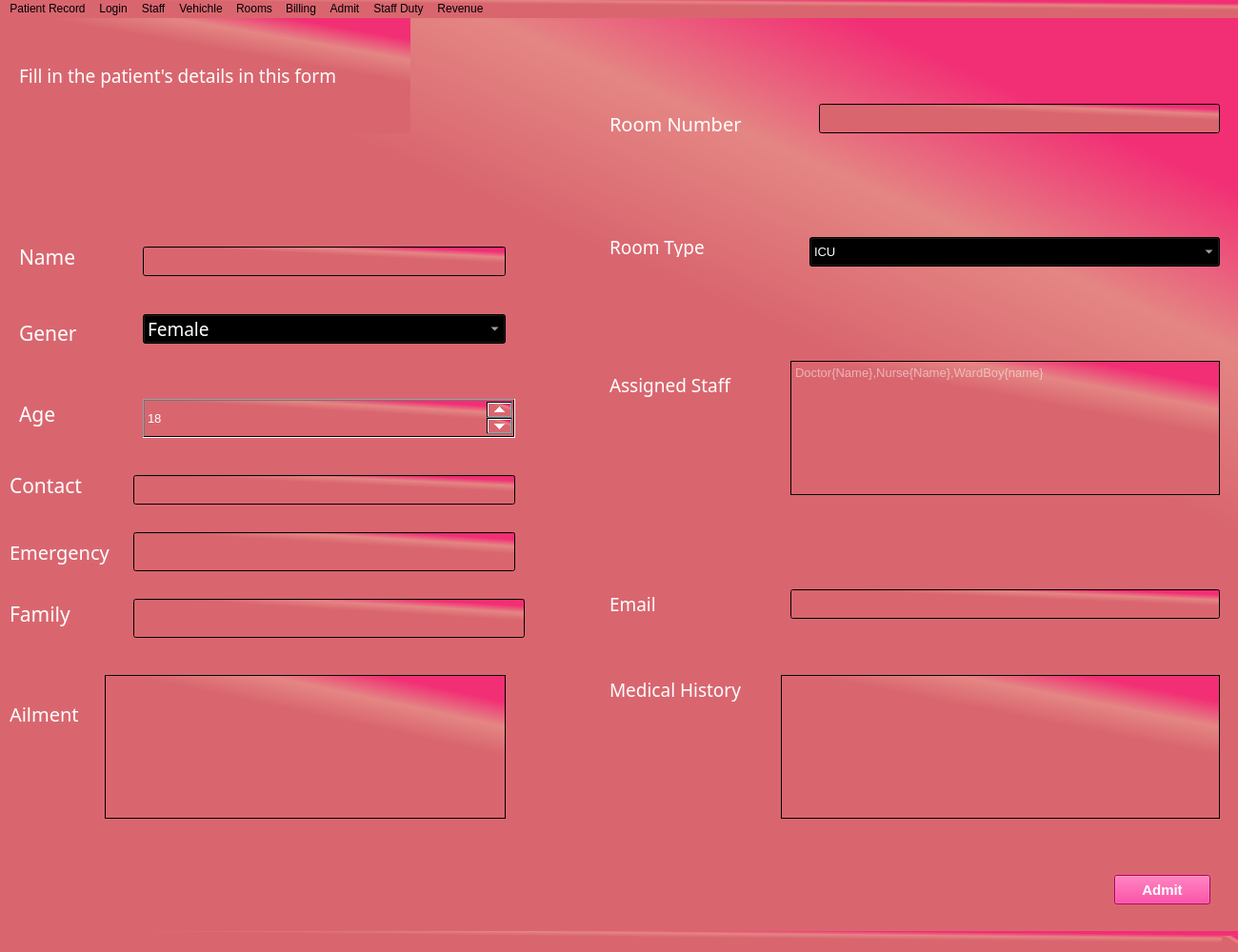
<?xml version="1.0" encoding="UTF-8"?>
<ui version="4.0">
 <class>MainWindow</class>
 <widget class="QMainWindow" name="MainWindow">
  <property name="geometry">
   <rect>
    <x>0</x>
    <y>0</y>
    <width>1300</width>
    <height>1000</height>
   </rect>
  </property>
  <property name="windowTitle">
   <string>MainWindow</string>
  </property>
  <property name="styleSheet">
   <string notr="true">background-color: qlineargradient(spread:pad, x1:0.632, y1:0.613, x2:1, y2:0, stop:0.328358 rgba(217, 102, 111, 255), stop:0.562189 rgba(228, 134, 131, 255), stop:0.776119 rgba(242, 46, 117, 255));</string>
  </property>
  <widget class="QWidget" name="MainWidget">
   <widget class="QLabel" name="NameLabel">
    <property name="geometry">
     <rect>
      <x>20</x>
      <y>240</y>
      <width>71</width>
      <height>21</height>
     </rect>
    </property>
    <property name="font">
     <font>
      <family>Mongolian Baiti</family>
      <pointsize>16</pointsize>
      <weight>50</weight>
      <italic>false</italic>
      <bold>false</bold>
     </font>
    </property>
    <property name="styleSheet">
     <string notr="true">background-color: rgba(255, 255, 255, 0);color: rgb(255, 255, 255);
font: 16pt &quot;Mongolian Baiti&quot;;</string>
    </property>
    <property name="text">
     <string>Name</string>
    </property>
   </widget>
   <widget class="QLineEdit" name="NameEdit">
    <property name="geometry">
     <rect>
      <x>150</x>
      <y>240</y>
      <width>381</width>
      <height>31</height>
     </rect>
    </property>
    <property name="font">
     <font>
      <pointsize>10</pointsize>
     </font>
    </property>
    <property name="styleSheet">
     <string notr="true">color: rgb(255, 255, 255);</string>
    </property>
   </widget>
   <widget class="QLabel" name="GenderLabel">
    <property name="geometry">
     <rect>
      <x>20</x>
      <y>320</y>
      <width>71</width>
      <height>21</height>
     </rect>
    </property>
    <property name="font">
     <font>
      <family>Mongolian Baiti</family>
      <pointsize>16</pointsize>
      <weight>50</weight>
      <italic>false</italic>
      <bold>false</bold>
     </font>
    </property>
    <property name="styleSheet">
     <string notr="true">color: rgb(255, 255, 255);
font: 16pt &quot;Mongolian Baiti&quot;;background-color: rgba(255, 255, 255, 0);</string>
    </property>
    <property name="text">
     <string>Gener</string>
    </property>
   </widget>
   <widget class="QComboBox" name="GenderCombo">
    <property name="geometry">
     <rect>
      <x>150</x>
      <y>311</y>
      <width>381</width>
      <height>31</height>
     </rect>
    </property>
    <property name="font">
     <font>
      <family>Mongolian Baiti</family>
      <pointsize>14</pointsize>
      <weight>50</weight>
      <italic>false</italic>
      <bold>false</bold>
     </font>
    </property>
    <property name="styleSheet">
     <string notr="true">font: 14pt &quot;Mongolian Baiti&quot;;selection-background-color: rgb(255, 0, 127);
color: rgb(255, 255, 255);</string>
    </property>
    <item>
     <property name="text">
      <string>Female</string>
     </property>
    </item>
    <item>
     <property name="text">
      <string>Male</string>
     </property>
    </item>
    <item>
     <property name="text">
      <string>Others</string>
     </property>
    </item>
   </widget>
   <widget class="QLabel" name="AgeLabel">
    <property name="geometry">
     <rect>
      <x>20</x>
      <y>400</y>
      <width>55</width>
      <height>31</height>
     </rect>
    </property>
    <property name="font">
     <font>
      <family>Mongolian Baiti</family>
      <pointsize>16</pointsize>
      <weight>50</weight>
      <italic>false</italic>
      <bold>false</bold>
     </font>
    </property>
    <property name="styleSheet">
     <string notr="true">background-color: rgba(255, 255, 255, 0);color: rgb(255, 255, 255);
font: 16pt &quot;Mongolian Baiti&quot;;</string>
    </property>
    <property name="text">
     <string>Age</string>
    </property>
   </widget>
   <widget class="QSpinBox" name="AgeSpin">
    <property name="geometry">
     <rect>
      <x>150</x>
      <y>400</y>
      <width>391</width>
      <height>41</height>
     </rect>
    </property>
    <property name="font">
     <font>
      <pointsize>10</pointsize>
     </font>
    </property>
    <property name="styleSheet">
     <string notr="true">color: rgb(255, 255, 255);
border-color: rgb(255, 255, 255);</string>
    </property>
    <property name="value">
     <number>18</number>
    </property>
   </widget>
   <widget class="QLabel" name="ContactLabel">
    <property name="geometry">
     <rect>
      <x>10</x>
      <y>480</y>
      <width>101</width>
      <height>21</height>
     </rect>
    </property>
    <property name="font">
     <font>
      <family>Mongolian Baiti</family>
      <pointsize>16</pointsize>
      <weight>50</weight>
      <italic>false</italic>
      <bold>false</bold>
     </font>
    </property>
    <property name="styleSheet">
     <string notr="true">background-color: rgba(255, 255, 255, 0);color: rgb(255, 255, 255);
font: 16pt &quot;Mongolian Baiti&quot;;</string>
    </property>
    <property name="text">
     <string>Contact</string>
    </property>
   </widget>
   <widget class="QLineEdit" name="ContacrEdit">
    <property name="geometry">
     <rect>
      <x>140</x>
      <y>480</y>
      <width>401</width>
      <height>31</height>
     </rect>
    </property>
    <property name="font">
     <font>
      <pointsize>10</pointsize>
     </font>
    </property>
    <property name="styleSheet">
     <string notr="true">color: rgb(255, 255, 255);
selection-color: rgb(255, 0, 127);</string>
    </property>
   </widget>
   <widget class="QLabel" name="EmergencyLabel">
    <property name="geometry">
     <rect>
      <x>10</x>
      <y>540</y>
      <width>121</width>
      <height>41</height>
     </rect>
    </property>
    <property name="font">
     <font>
      <family>Mongolian Baiti</family>
      <pointsize>15</pointsize>
      <weight>50</weight>
      <italic>false</italic>
      <bold>false</bold>
     </font>
    </property>
    <property name="styleSheet">
     <string notr="true">background-color: rgba(255, 255, 255, 0);color: rgb(255, 255, 255);
font: 15pt &quot;Mongolian Baiti&quot;;</string>
    </property>
    <property name="text">
     <string>Emergency</string>
    </property>
   </widget>
   <widget class="QLineEdit" name="EmergencyEdit">
    <property name="geometry">
     <rect>
      <x>140</x>
      <y>540</y>
      <width>401</width>
      <height>41</height>
     </rect>
    </property>
    <property name="font">
     <font>
      <pointsize>10</pointsize>
     </font>
    </property>
    <property name="styleSheet">
     <string notr="true">color: rgb(255, 255, 255);
selection-color: rgb(255, 0, 127);</string>
    </property>
   </widget>
   <widget class="QLabel" name="FamilyLabel">
    <property name="geometry">
     <rect>
      <x>10</x>
      <y>610</y>
      <width>91</width>
      <height>31</height>
     </rect>
    </property>
    <property name="font">
     <font>
      <family>Mongolian Baiti</family>
      <pointsize>16</pointsize>
      <weight>50</weight>
      <italic>false</italic>
      <bold>false</bold>
     </font>
    </property>
    <property name="styleSheet">
     <string notr="true">background-color: rgba(255, 255, 255, 0);color: rgb(255, 255, 255);font: 16pt &quot;Mongolian Baiti&quot;;</string>
    </property>
    <property name="text">
     <string>Family</string>
    </property>
   </widget>
   <widget class="QLineEdit" name="FamilyEdit">
    <property name="geometry">
     <rect>
      <x>140</x>
      <y>610</y>
      <width>411</width>
      <height>41</height>
     </rect>
    </property>
    <property name="font">
     <font>
      <pointsize>10</pointsize>
     </font>
    </property>
    <property name="styleSheet">
     <string notr="true">color: rgb(255, 255, 255);
selection-color: rgb(255, 0, 127);</string>
    </property>
   </widget>
   <widget class="QLabel" name="AlimentLabel">
    <property name="geometry">
     <rect>
      <x>10</x>
      <y>720</y>
      <width>91</width>
      <height>21</height>
     </rect>
    </property>
    <property name="font">
     <font>
      <family>Mongolian Baiti</family>
      <pointsize>15</pointsize>
      <weight>50</weight>
      <italic>false</italic>
      <bold>false</bold>
     </font>
    </property>
    <property name="styleSheet">
     <string notr="true">background-color: rgba(255, 255, 255, 0);font: 15pt &quot;Mongolian Baiti&quot;;color: rgb(255, 255, 255);</string>
    </property>
    <property name="text">
     <string>Ailment</string>
    </property>
   </widget>
   <widget class="QTextEdit" name="AilmentEdit">
    <property name="geometry">
     <rect>
      <x>110</x>
      <y>690</y>
      <width>421</width>
      <height>151</height>
     </rect>
    </property>
    <property name="font">
     <font>
      <pointsize>10</pointsize>
     </font>
    </property>
    <property name="styleSheet">
     <string notr="true">color: rgb(255, 255, 255);
selection-color: rgb(255, 0, 127);</string>
    </property>
   </widget>
   <widget class="QLabel" name="RoomNumberLabel">
    <property name="geometry">
     <rect>
      <x>640</x>
      <y>90</y>
      <width>151</width>
      <height>41</height>
     </rect>
    </property>
    <property name="font">
     <font>
      <family>Mongolian Baiti</family>
      <pointsize>15</pointsize>
      <weight>50</weight>
      <italic>false</italic>
      <bold>false</bold>
     </font>
    </property>
    <property name="styleSheet">
     <string notr="true">background-color: rgba(255, 255, 255, 0);font: 15pt &quot;Mongolian Baiti&quot;;color: rgb(255, 255, 255);</string>
    </property>
    <property name="text">
     <string>Room Number</string>
    </property>
   </widget>
   <widget class="QLineEdit" name="RoomNumberEdit">
    <property name="geometry">
     <rect>
      <x>860</x>
      <y>90</y>
      <width>421</width>
      <height>31</height>
     </rect>
    </property>
    <property name="font">
     <font>
      <pointsize>10</pointsize>
     </font>
    </property>
    <property name="styleSheet">
     <string notr="true">color: rgb(255, 255, 255);
border-color: rgb(255, 255, 255);
selection-color: rgb(255, 0, 127);</string>
    </property>
   </widget>
   <widget class="QLabel" name="RoomTypeLabel">
    <property name="geometry">
     <rect>
      <x>640</x>
      <y>230</y>
      <width>121</width>
      <height>21</height>
     </rect>
    </property>
    <property name="font">
     <font>
      <family>Mongolian Baiti</family>
      <pointsize>14</pointsize>
      <weight>50</weight>
      <italic>false</italic>
      <bold>false</bold>
     </font>
    </property>
    <property name="styleSheet">
     <string notr="true">background-color: rgba(255, 255, 255, 0);font: 14pt &quot;Mongolian Baiti&quot;;color: rgb(255, 255, 255);</string>
    </property>
    <property name="text">
     <string>Room Type</string>
    </property>
   </widget>
   <widget class="QComboBox" name="RoomCombo">
    <property name="geometry">
     <rect>
      <x>850</x>
      <y>230</y>
      <width>431</width>
      <height>31</height>
     </rect>
    </property>
    <property name="font">
     <font>
      <pointsize>10</pointsize>
      <weight>50</weight>
      <bold>false</bold>
     </font>
    </property>
    <property name="styleSheet">
     <string notr="true">selection-background-color: rgb(255, 0, 127);
color: rgb(255, 255, 255);</string>
    </property>
    <item>
     <property name="text">
      <string>ICU</string>
     </property>
    </item>
    <item>
     <property name="text">
      <string>VIP Ward</string>
     </property>
    </item>
    <item>
     <property name="text">
      <string>Private Ward</string>
     </property>
    </item>
    <item>
     <property name="text">
      <string>General Ward</string>
     </property>
    </item>
    <item>
     <property name="text">
      <string>Operation Theatre</string>
     </property>
    </item>
   </widget>
   <widget class="QLabel" name="StaffLabel">
    <property name="geometry">
     <rect>
      <x>640</x>
      <y>370</y>
      <width>161</width>
      <height>31</height>
     </rect>
    </property>
    <property name="font">
     <font>
      <family>Mongolian Baiti</family>
      <pointsize>14</pointsize>
      <weight>50</weight>
      <italic>false</italic>
      <bold>false</bold>
     </font>
    </property>
    <property name="styleSheet">
     <string notr="true">background-color: rgba(255, 255, 255, 0);font: 14pt &quot;Mongolian Baiti&quot;;color: rgb(255, 255, 255);</string>
    </property>
    <property name="text">
     <string>Assigned Staff</string>
    </property>
   </widget>
   <widget class="QTextEdit" name="StaffEdit">
    <property name="geometry">
     <rect>
      <x>830</x>
      <y>360</y>
      <width>451</width>
      <height>141</height>
     </rect>
    </property>
    <property name="font">
     <font>
      <pointsize>10</pointsize>
     </font>
    </property>
    <property name="styleSheet">
     <string notr="true">color: rgb(255, 255, 255);
selection-color: rgb(255, 0, 127);</string>
    </property>
    <property name="placeholderText">
     <string>Doctor{Name},Nurse{Name},WardBoy{name}</string>
    </property>
   </widget>
   <widget class="QLabel" name="EmailLabel">
    <property name="geometry">
     <rect>
      <x>640</x>
      <y>600</y>
      <width>81</width>
      <height>31</height>
     </rect>
    </property>
    <property name="font">
     <font>
      <family>Mongolian Baiti</family>
      <pointsize>14</pointsize>
      <weight>50</weight>
      <italic>false</italic>
      <bold>false</bold>
     </font>
    </property>
    <property name="styleSheet">
     <string notr="true">background-color: rgba(255, 255, 255, 0);font: 14pt &quot;Mongolian Baiti&quot;;color: rgb(255, 255, 255);</string>
    </property>
    <property name="text">
     <string>Email</string>
    </property>
   </widget>
   <widget class="QLineEdit" name="EmailEdit">
    <property name="geometry">
     <rect>
      <x>830</x>
      <y>600</y>
      <width>451</width>
      <height>31</height>
     </rect>
    </property>
    <property name="font">
     <font>
      <pointsize>10</pointsize>
     </font>
    </property>
    <property name="styleSheet">
     <string notr="true">color: rgb(255, 255, 255);</string>
    </property>
   </widget>
   <widget class="QLabel" name="MedicalHistoryLabel">
    <property name="geometry">
     <rect>
      <x>640</x>
      <y>690</y>
      <width>171</width>
      <height>31</height>
     </rect>
    </property>
    <property name="font">
     <font>
      <family>Mongolian Baiti</family>
      <pointsize>14</pointsize>
      <weight>50</weight>
      <italic>false</italic>
      <bold>false</bold>
     </font>
    </property>
    <property name="styleSheet">
     <string notr="true">background-color: rgba(255, 255, 255, 0);font: 14pt &quot;Mongolian Baiti&quot;;color: rgb(255, 255, 255);</string>
    </property>
    <property name="text">
     <string>Medical History</string>
    </property>
   </widget>
   <widget class="QTextEdit" name="MedicHistoryEdit">
    <property name="geometry">
     <rect>
      <x>820</x>
      <y>690</y>
      <width>461</width>
      <height>151</height>
     </rect>
    </property>
    <property name="font">
     <font>
      <pointsize>10</pointsize>
     </font>
    </property>
    <property name="styleSheet">
     <string notr="true">color: rgb(255, 255, 255);
selection-color: rgb(255, 0, 127);</string>
    </property>
   </widget>
   <widget class="QPushButton" name="AdmitBtn">
    <property name="geometry">
     <rect>
      <x>1170</x>
      <y>900</y>
      <width>101</width>
      <height>31</height>
     </rect>
    </property>
    <property name="font">
     <font>
      <pointsize>11</pointsize>
      <weight>75</weight>
      <bold>true</bold>
     </font>
    </property>
    <property name="styleSheet">
     <string notr="true">background-color: rgb(255, 0, 127);
color: rgb(255, 255, 255);</string>
    </property>
    <property name="text">
     <string>Admit</string>
    </property>
   </widget>
   <widget class="QLabel" name="label">
    <property name="geometry">
     <rect>
      <x>20</x>
      <y>0</y>
      <width>411</width>
      <height>121</height>
     </rect>
    </property>
    <property name="font">
     <font>
      <family>Mongolian Baiti</family>
      <pointsize>14</pointsize>
      <weight>50</weight>
      <italic>false</italic>
      <bold>false</bold>
     </font>
    </property>
    <property name="styleSheet">
     <string notr="true">color: rgb(255, 255, 255);
font: 14pt &quot;Mongolian Baiti&quot;;</string>
    </property>
    <property name="text">
     <string>Fill in the patient's details in this form</string>
    </property>
   </widget>
  </widget>
  <widget class="QMenuBar" name="menubar">
   <property name="geometry">
    <rect>
     <x>0</x>
     <y>0</y>
     <width>1300</width>
     <height>26</height>
    </rect>
   </property>
   <widget class="QMenu" name="PRecordMenu">
    <property name="title">
     <string>Patient Record</string>
    </property>
   </widget>
   <widget class="QMenu" name="LoginMenu">
    <property name="title">
     <string>Login</string>
    </property>
   </widget>
   <widget class="QMenu" name="StaffMenu">
    <property name="title">
     <string>Staff</string>
    </property>
   </widget>
   <widget class="QMenu" name="VehichleMenu">
    <property name="title">
     <string>Vehichle</string>
    </property>
   </widget>
   <widget class="QMenu" name="RoomsMenu">
    <property name="title">
     <string>Rooms</string>
    </property>
   </widget>
   <widget class="QMenu" name="BillingMenu">
    <property name="title">
     <string>Billing</string>
    </property>
   </widget>
   <widget class="QMenu" name="StaffDutyMenu">
    <property name="title">
     <string>Staff Duty</string>
    </property>
   </widget>
   <widget class="QMenu" name="RevenueMenu">
    <property name="title">
     <string>Revenue</string>
    </property>
   </widget>
   <widget class="QMenu" name="AdmitMenu">
    <property name="title">
     <string>Admit</string>
    </property>
   </widget>
   <addaction name="PRecordMenu"/>
   <addaction name="LoginMenu"/>
   <addaction name="StaffMenu"/>
   <addaction name="VehichleMenu"/>
   <addaction name="RoomsMenu"/>
   <addaction name="BillingMenu"/>
   <addaction name="AdmitMenu"/>
   <addaction name="StaffDutyMenu"/>
   <addaction name="RevenueMenu"/>
  </widget>
  <widget class="QStatusBar" name="statusbar"/>
 </widget>
 <resources/>
 <connections/>
</ui>
